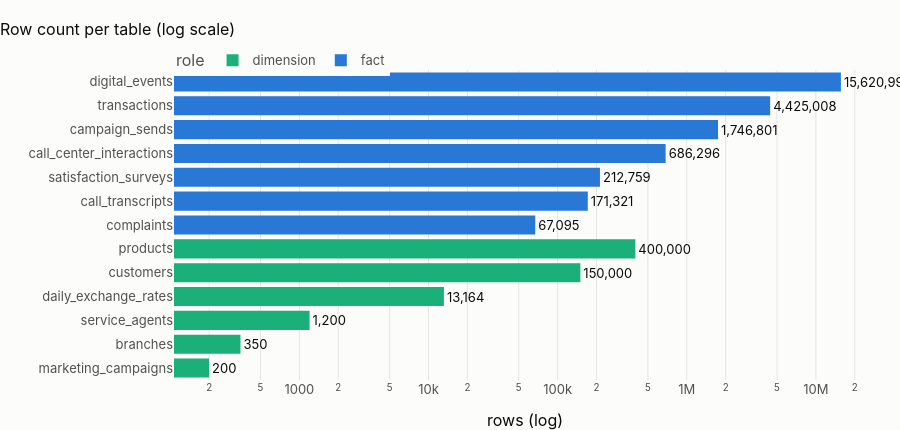

The code cell stored with this chart in its notebook:
### Code cell
fig = px.bar(
    inv.reset_index().sort_values("rows"),
    x="rows",
    y="table",
    orientation="h",
    log_x=True,
    color="role",
    color_discrete_map={"fact": theme.BLUE, "dimension": theme.AQUA},
    text="rows",
)
fig.update_traces(texttemplate="%{x:,.0f}", textposition="outside", cliponaxis=False)
fig.update_layout(
    title="Row count per table (log scale)", height=430, xaxis_title="rows (log)", yaxis_title=""
)
fig.show()

### Figure 1 — Plotly figure (JSON) as saved in the notebook; plotly's stock layout.template omitted (floating-point values rounded to 4 significant figures)
{"data": [{"cliponaxis": false, "hovertemplate": "role=dimension<br>rows=%{text}<br>table=%{y}<extra></extra>", "legendgroup": "dimension", "marker": {"color": "#1baf7a", "pattern": {"shape": ""}}, "name": "dimension", "orientation": "h", "showlegend": true, "text": [200.0, 350.0, 1200.0, 13160.0, 150000.0, 400000.0], "textposition": "outside", "texttemplate": "%{x:,.0f}", "type": "bar", "x": [200, 350, 1200, 13164, 150000, 400000], "xaxis": "x", "y": ["marketing_campaigns", "branches", "service_agents", "daily_exchange_rates", "customers", "products"], "yaxis": "y"}, {"cliponaxis": false, "hovertemplate": "role=fact<br>rows=%{text}<br>table=%{y}<extra></extra>", "legendgroup": "fact", "marker": {"color": "#2a78d6", "pattern": {"shape": ""}}, "name": "fact", "orientation": "h", "showlegend": true, "text": [67100.0, 171300.0, 212800.0, 686300.0, 1747000.0, 4425000.0, 15620000.0], "textposition": "outside", "texttemplate": "%{x:,.0f}", "type": "bar", "x": [67095, 171321, 212759, 686296, 1746801, 4425008, 15620994], "xaxis": "x", "y": ["complaints", "call_transcripts", "satisfaction_surveys", "call_center_interactions", "campaign_sends", "transactions", "digital_events"], "yaxis": "y"}], "layout": {"barmode": "relative", "height": 430, "legend": {"title": {"text": "role"}, "tracegroupgap": 0}, "title": {"text": "Row count per table (log scale)"}, "xaxis": {"anchor": "y", "domain": [0.0, 1.0], "title": {"text": "rows (log)"}, "type": "log"}, "yaxis": {"anchor": "x", "domain": [0.0, 1.0], "title": {"text": ""}}}}
